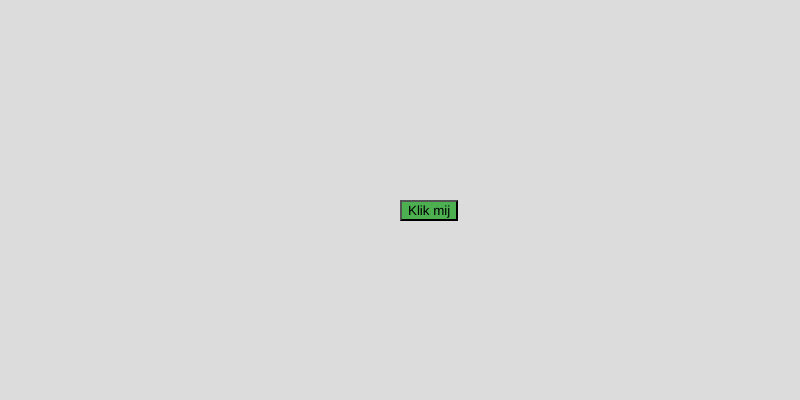
Frame 1 (no input)
Frame 60 (no input): identical to frame 1, image omitted
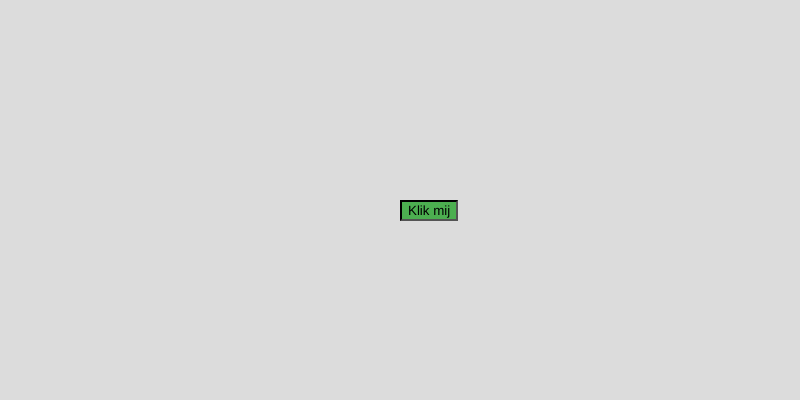
Frame 120 (the mouse pressed at the canvas centre since frame 60)

The p5.js sketch that drew these frames (run headless with seeded random() and noise() and a simulated clock; from frame 60 on, the mouse is pressed at the canvas centre):

// p5.js sketch
// ── sketch.js
let kleuren = ["red", "green", "blue", "orange", "purple", "yellow"];
let bestanden = [
  "elephant",
  "giraffe",
  "hippo",
  "monkey",
  "panda",
  "parrot",
  "penguin",
  "pig",
  "rabbit",
  "snake",
];

let buttons = []

function setup() {
  createCanvas(800, 400);

  let button = createButton('Klik mij');
  button.position(400, 200);
   for (let i = 0; i < 5; i++) {
  button.style('background-color', '#4CAF50');
   }
}

function draw() {
  background(220);

}
